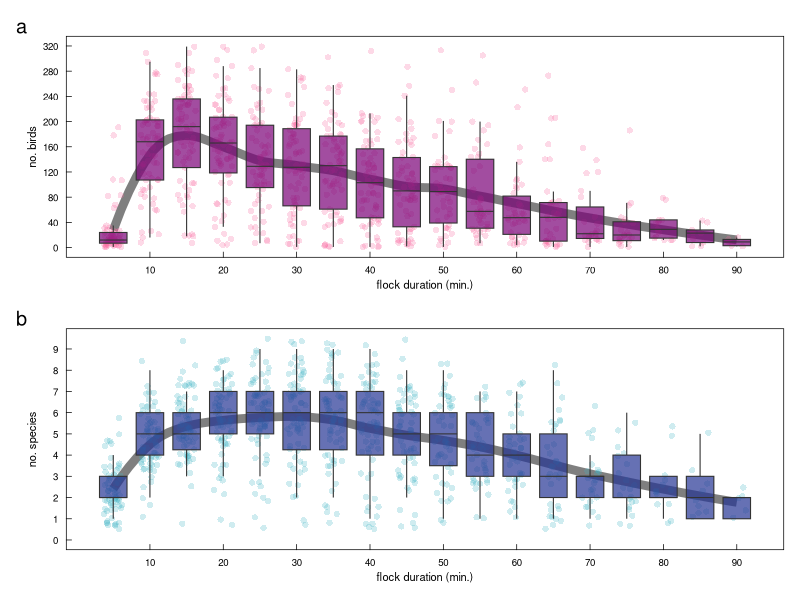

This figure's R source:
#### this script is basic reporting on collpa morning flock size and spp richness
#### should be figure #0 in the manuscript
#### will have photos composited with figures 


library(ggplot2)      # plotting and viz
library(plyr)         # legacy df manipulation
library(dplyr)        # variable grouping and manipulation
library(reshape)      # legacy df manipulation
library(data.table)   # legacy functions on df 
library(tidyr)        # gathering and spreading
library(zoo)          # roll mean
library(ggthemes)     # helpful ggplot themes
library(forcats)
library(scales)
library(RColorBrewer) # pretty colors
library(ggridges)
library(colorspace)
library(patchwork)
library(lubridate)    # formatting times dates


# custom ggplot theme
themeKV <- theme_few()+
  theme(strip.background = element_blank(),
        axis.line = element_blank(),
        axis.text.x = element_text(colour = "black", margin = margin(0.2, unit = "cm")),
        axis.text.y = element_text(colour = "black", margin = margin(c(1, 0.2), unit = "cm")),
        axis.ticks.x = element_line(colour = "black", linewidth=.25), 
        axis.ticks.y = element_line(colour = "black", linewidth=.25),
        axis.ticks.length=unit(-0.15, "cm"), 
        element_line(colour = "black", linewidth=.5),
        panel.border = element_rect(colour = "black", fill=NA, linewidth=.5),
        legend.title=element_blank(),
        strip.text=element_text(hjust=0))

#### read in raw survey data
# setwd("/Users/kylevanhoutan/colpa_flock/")
DF <- read.csv('data/survey_talldb.csv')


#### subset full data set for just time/hour occurrence observation data 
# first remove unnecessary columns 
survey <- subset(DF, select = c(DATE, DAY, MIN_morn, SPECIES, COUNT)) # subset full dataset for only columns of interest
survey1 <- survey %>% 
  filter(!(MIN_morn == 'NA')) %>%  # remove rows with NA values, after the morning flock
  filter(!(COUNT == 0)) %>% # remove rows with 0 birds counted
  filter(!(MIN_morn > 90)) # remove rows >90min, as n=1 birds from 95-130min

# count the no. birds on collpa on each day, at each 5min interval
flock_birds <- survey1 %>% # new DF with only 3 cols: DAY, MIN_morn, and new summation
  group_by(DAY, MIN_morn) %>% 
  summarise(total_birds=sum(COUNT)) # total_birds is the new sum/operator col

# count the species richness on collpa on each day, at each 5min interval
flock_spp <- survey1 %>% # repeating form immediately above
  group_by(DAY, MIN_morn) %>% 
  summarise(spp_rich=n_distinct(SPECIES)) # 'n_distinct' sums unique category/character entries in group

#now make plots with new DFs
# make box plot of birds by monitoring interval
p1 <- ggplot(flock_birds, aes(x=MIN_morn, y=total_birds)) +
  themeKV + theme(axis.text.y = element_text(size = 7), axis.text.x = element_text(size = 7),
                  axis.title.x = element_text(size = 8),axis.title.y = element_text(size = 8),
                  legend.position = "none") + 
  geom_line(stat="smooth", method = "loess", formula = y ~ x, 
            span = 0.4, se = FALSE, linewidth = 3, alpha = 0.5) +
  geom_jitter(alpha=0.25, color="#f768a1", shape=16, size=1.8, width=1.25, height=0) +  
  geom_boxplot(aes(group = MIN_morn),
               outlier.shape = NA, # remove outliers, WE HAVE JITTER
               fatten=1, # NULL = remove median line
               fill = "#7a0177", coef = 1, # whiskers sd =1 
               lwd=0.375, alpha = 0.7) +
    xlab("flock duration (min.)") +
  ylab("no. birds") +
  scale_x_continuous(breaks = seq(10, 100, by = 10), limits = c(3,92)) +
  scale_y_continuous(breaks = seq(0, 350, by = 40), limits = c(0,320))

# make box plot of spp richness by monitoring interval
p2 <- ggplot(flock_spp, aes(x=MIN_morn, y=spp_rich)) +
  themeKV + theme(axis.text.y = element_text(size = 7), axis.text.x = element_text(size = 7),
                  axis.title.x = element_text(size = 8),axis.title.y = element_text(size = 8),
                  legend.position = "none") + 
  geom_line(stat="smooth", method = "loess", formula = y ~ x, 
            span = 0.4, se = FALSE, linewidth = 3, alpha = 0.5) +
  geom_jitter(alpha=0.25, color="#41b6c4", shape=16, size=1.8, width=1.25, height=0.5) +  
  geom_boxplot(aes(group = MIN_morn),
               outlier.shape = NA, # remove outliers, WE HAVE JITTER
               fatten=1, # NULL = remove median line, we're doing LOESS
               fill = "#253494", coef = 1, # whiskers sd =1 
               lwd=0.375, alpha = 0.7) +
  xlab("flock duration (min.)") +
  ylab("no. species") +
  scale_x_continuous(breaks = seq(10, 90, by = 10), limits = c(3,92)) +
  scale_y_continuous(breaks = seq(0, 14, by = 1), limits = c(0,9.5))

# patch them together
layout <- "
A
B"
p1 + p2 + 
  plot_layout(design = layout) +
  plot_annotation(tag_levels = 'a') # add panel labels a, b, c... etc


# END  
